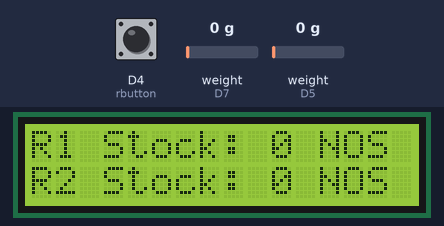
This sketch was run on a simulated ESP8266 (NodeMCU). Parts: 16×2 character LCD. The inputs (shaded band) are chosen by the test bench; at power-on: weight on the scale (sensors on D7, D5) 0 g, D4 (rbutton) HIGH. WiFi joins after 1.5 s; servers stay silent unless stated; what the sketch prints to the serial monitor is not drawn.

Above: at 7.8 s.
7.9 s: weight on the scale (sensor on D7) set to 100 g
At 9.5 s:
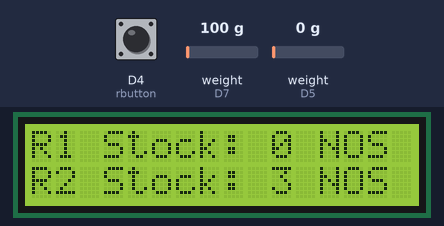
10.2 s: weight on the scale (sensor on D5) set to 100 g
At 13.2 s:
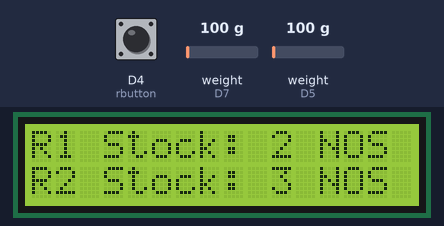
13.5 s: weight on the scale (sensor on D7) set to 1250 g
At 14.7 s:
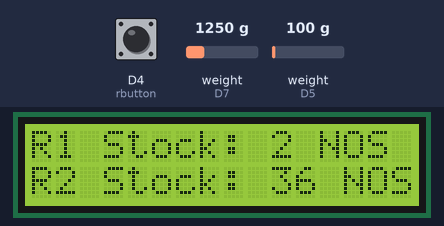
15.8 s: weight on the scale (sensor on D5) set to 1250 g
At 18.6 s:
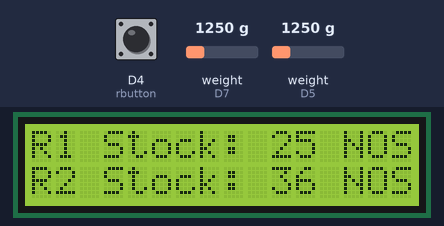
20.4 s: D4 (rbutton) pulled LOW for 2 s
At 24.1 s:
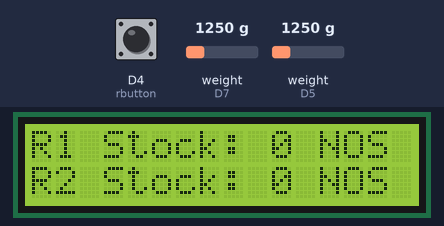
24.4 s: weight on the scale (sensor on D7) set to 3750 g
At 25.6 s:
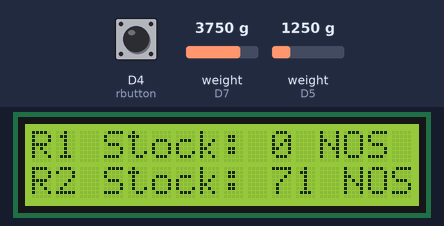
Timing chart, 0 to 27.4 s (numbered marks = the images above; inputs shaded):
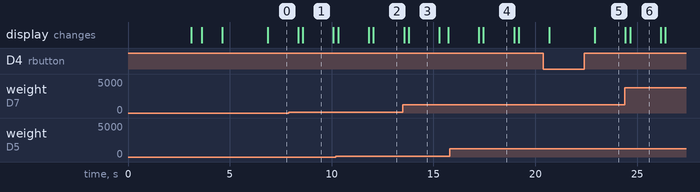

The sketch:

IoTRackThingspeakV5_Dual.ino
```cpp
#include <HX711.h>
#include <ESP8266WiFi.h>;
#include <Wire.h>
#include <LiquidCrystal_I2C.h>
#define updateInterval 15000 //Count Updated every X(xxxxxx) millisec

LiquidCrystal_I2C lcd(0x27, 16, 2);
//LiquidCrystal_I2C lcd2(0x3F, 16, 2);

String apiKey = "0VLQM2VSUVHTZYOA"; // Enter your Write API key from ThingSpeak
const char *ssid = "Password is Password"; // replace with your wifi ssid and wpa2 key
const char *pass = "iwonttell";
const char* server = "api.thingspeak.com";

WiFiClient client;

HX711 scale(D5, D6);//(DAT, SCK)
HX711 scale2(D7, D8);//(DAT, SCK)

int rbutton = D4; // this button will be used to reset the scale to 0.
float weight;

float productWeight1 = 50; //Product weight in grams
float productWeight2 = 35;//Product weight in grams

float calibration_factor = productWeight1 * 17.78; //889*17.78 = 889 Calibration Factor
float weight2;
float calibration_factor2 = productWeight2 * 17.86; //893*17.86 = 893 Calibration Factor

long unsigned int lastUpdate;

void setup()
{
  Serial.begin(115200);
  pinMode(rbutton, INPUT_PULLUP);
  scale.set_scale(calibration_factor); //Set to calibrated value from sketch
  scale2.set_scale(calibration_factor2); //Set to calibrated value from sketch

  //scale.tare(); //Reset the scale to 0 //uncomment to not tare to 0
  //long zero_factor = scale.get_units(), 5; //Get a baseline reading

  long zero_factor = 183573; //Get a baseline reading (manually found & entered)
  scale.set_offset(zero_factor); //Zero out the scale using a previously known zero_factor (permanet setup)
  Serial.print("Zero factor: "); //This can be used to remove the need to tare the scale. Useful in permanent scale projects.
  Serial.println(zero_factor);

  long zero_factor2 = 69296; //Get a baseline reading (manually found & entered)
  scale2.set_offset(zero_factor2); //Zero out the scale using a previously known zero_factor (permanet setup)
  Serial.print("Zero factor: "); //This can be used to remove the need to tare the scale. Useful in permanent scale projects.
  Serial.println(zero_factor2);

  Wire.begin(D2, D1);//
  lcd.begin();
  lcd.setCursor(3, 0);
  lcd.print("Smart IOT");
  lcd.setCursor(5, 1);
  lcd.print("Rack");
  delay(3000);
  lcd.clear();

  lcd.print("Connecting Wifi");
  lcd.setCursor(0, 1);
  lcd.print("& Thingspeak");

  WiFi.begin(ssid, pass);
  {
    delay(500);
    Serial.print(".");
    lcd.clear();
  }
  delay(1000);
  Serial.println("");
  lcd.clear();
  lcd.print(WiFi.localIP());
  Serial.print("Connected, IP address: ");
  Serial.println(WiFi.localIP());
  delay(2000);
}

void loop()

{

  scale.set_scale(calibration_factor); //Adjust to this calibration factor
  weight = scale.get_units(), 5;

  scale2.set_scale(calibration_factor2); //Adjust to this calibration factor
  weight2 = scale2.get_units(), 5;

  int maxWeight1 = 1900;
  int maxWeight2 = 1900;
  int stock;   //
  stock = map(weight, 0, maxWeight1, 0, (maxWeight1 / productWeight1)); //Eg. 1900/50 = 40

  int stock2;   //
  stock2 = map(weight2, 0, maxWeight2, 0, (maxWeight2 / productWeight2)); //Eg. 1900/35 = 54

  /*
    lcd.setCursor(0, 0);
    lcd.print("Measured Weight");
    lcd.setCursor(0, 1);
    lcd.print(weight);
    lcd.print(" grams  ");
    delay(1500);
    lcd.clear();
  */
  lcd.setCursor(0, 0);
  lcd.print("R1 Stock: ");
  lcd.print(stock);
  lcd.print(" NOS");

  lcd.setCursor(0, 1);
  lcd.print("R2 Stock: ");
  lcd.print(stock2);
  lcd.print(" NOS");
  delay(1500);
  lcd.clear();

  Serial.print("Weight: ");
  Serial.print(weight);
  Serial.println(" grams");
  Serial.print("Stock: "); Serial.print(stock); Serial.println(" NOS");
  Serial.println();

  Serial.print("Weight2: ");
  Serial.print(weight2);
  Serial.println(" grams");
  Serial.print("Stock2: "); Serial.print(stock2); Serial.println(" NOS");
  Serial.println();

  if ( digitalRead(rbutton) == LOW)
  {
    scale.set_scale();
    scale.tare(); //Reset the scale to 0
    scale2.set_scale();
    scale2.tare(); //Reset the scale to 0
    Serial.println("Tare Complete!");
  }
  if ((millis() - lastUpdate) > updateInterval)  //Update to Memory with intervals
  {
    lastUpdate = millis();   //update lastUpdate Interval

    if (client.connect(server, 80)) // "184.106.153.149" or api.thingspeak.com
    {
      String postStr = apiKey;
      postStr += "&field1=";    //Eg. URL Format https://api.thingspeak.com/update.json?api_key=XXXXXXXXXX&field1=58&field2=23
      postStr += String(stock);
      postStr += "&field2=";
      postStr += String(stock2);
      postStr += "\r\n\r\n";

      client.print("POST /update HTTP/1.1\n");
      client.print("Host: api.thingspeak.com\n");
      client.print("Connection: close\n");
      client.print("X-THINGSPEAKAPIKEY: " + apiKey + "\n");
      client.print("Content-Type: application/x-www-form-urlencoded\n");
      client.print("Content-Length: ");
      client.print(postStr.length());
      client.print("\n\n");
      client.print(postStr);
      Serial.println("Data Sent to Cloud");
    }
    client.stop();
  }
}
```

Measured:
- after the input at 7.9 s, the display: first differs from a run without the input after 0.69 s (image 1)
- after the input at 10.2 s, the display: first differs from a run without the input after 1.9 s (image 2)
- after the input at 13.5 s, the display: first differs from a run without the input after 0.29 s (image 3)
- after the input at 15.8 s, the display: first differs from a run without the input after 1.7 s (image 4)
- after the input at 24.4 s, the display: first differs from a run without the input after 0.26 s (image 6)
- what the display in image 1 shows lasts 1.5 s, from 8.6 s to 10.1 s
